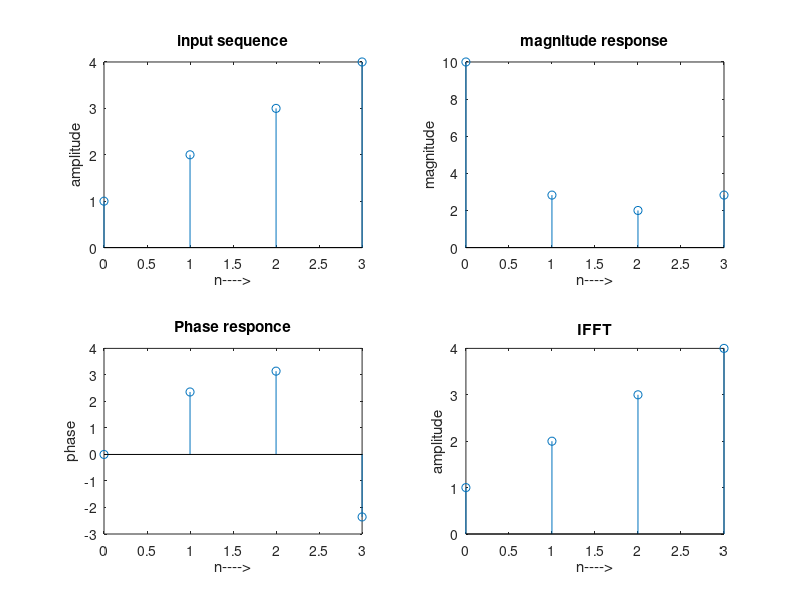

This figure's MATLAB source:
clc;
clear all;
close all;
x=[1 2 3 4];
N=length(x);
xK=fft(x,N);
xn=ifft(xK);
n=0:N-1;
subplot (2,2,1);
stem(n,x);
xlabel('n---->');
ylabel('amplitude');
title('input sequence');
subplot (2,2,2);
stem(n,abs(xK));
xlabel('n---->');
ylabel('magnitude');
title('magnitude response');
subplot (2,2,3);
stem(n,angle(xK));
xlabel('n---->');
ylabel('phase');
title('Phase responce');
subplot (2,2,4);
stem(n,xn);
xlabel('n---->');
ylabel('amplitude');
title('IFFT');
